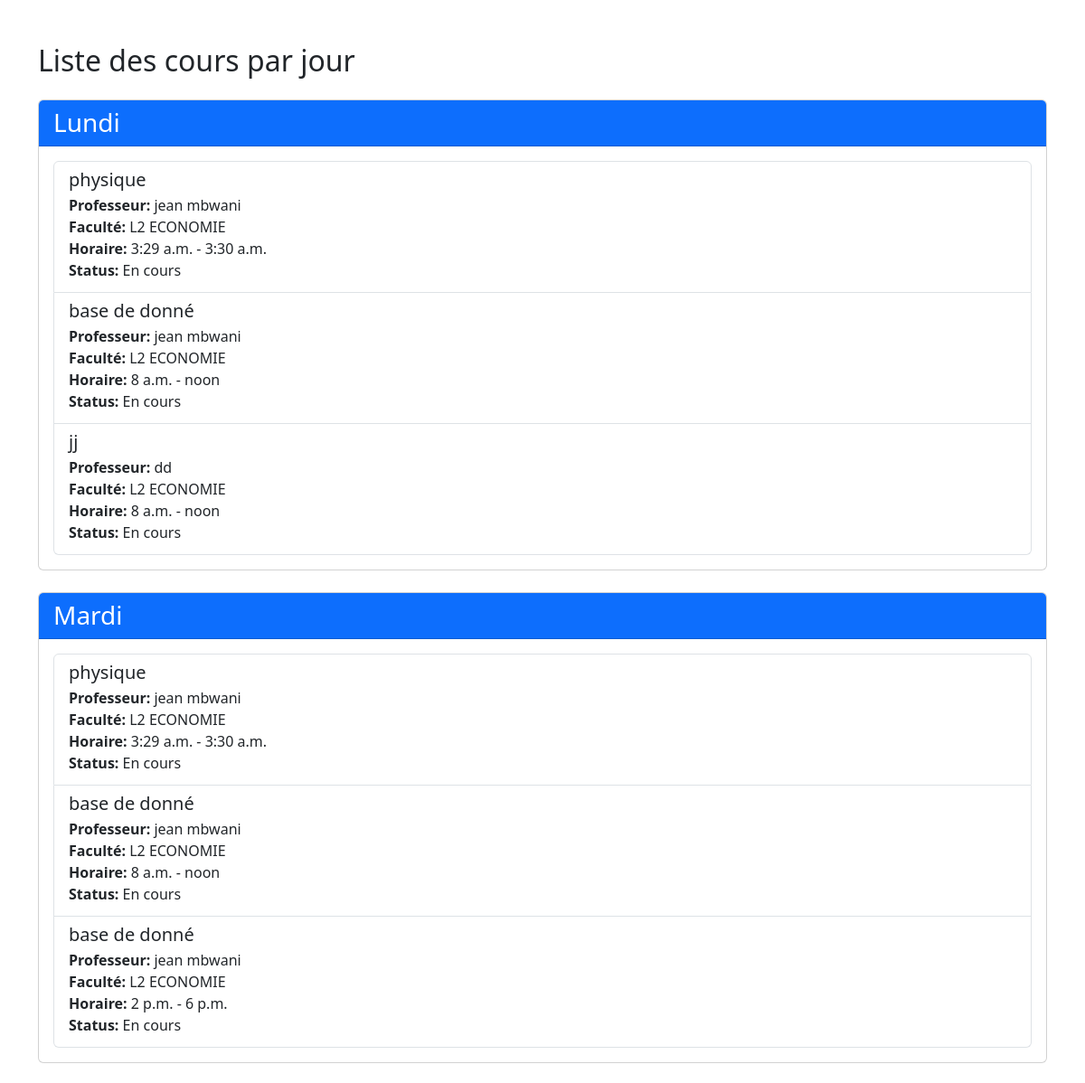
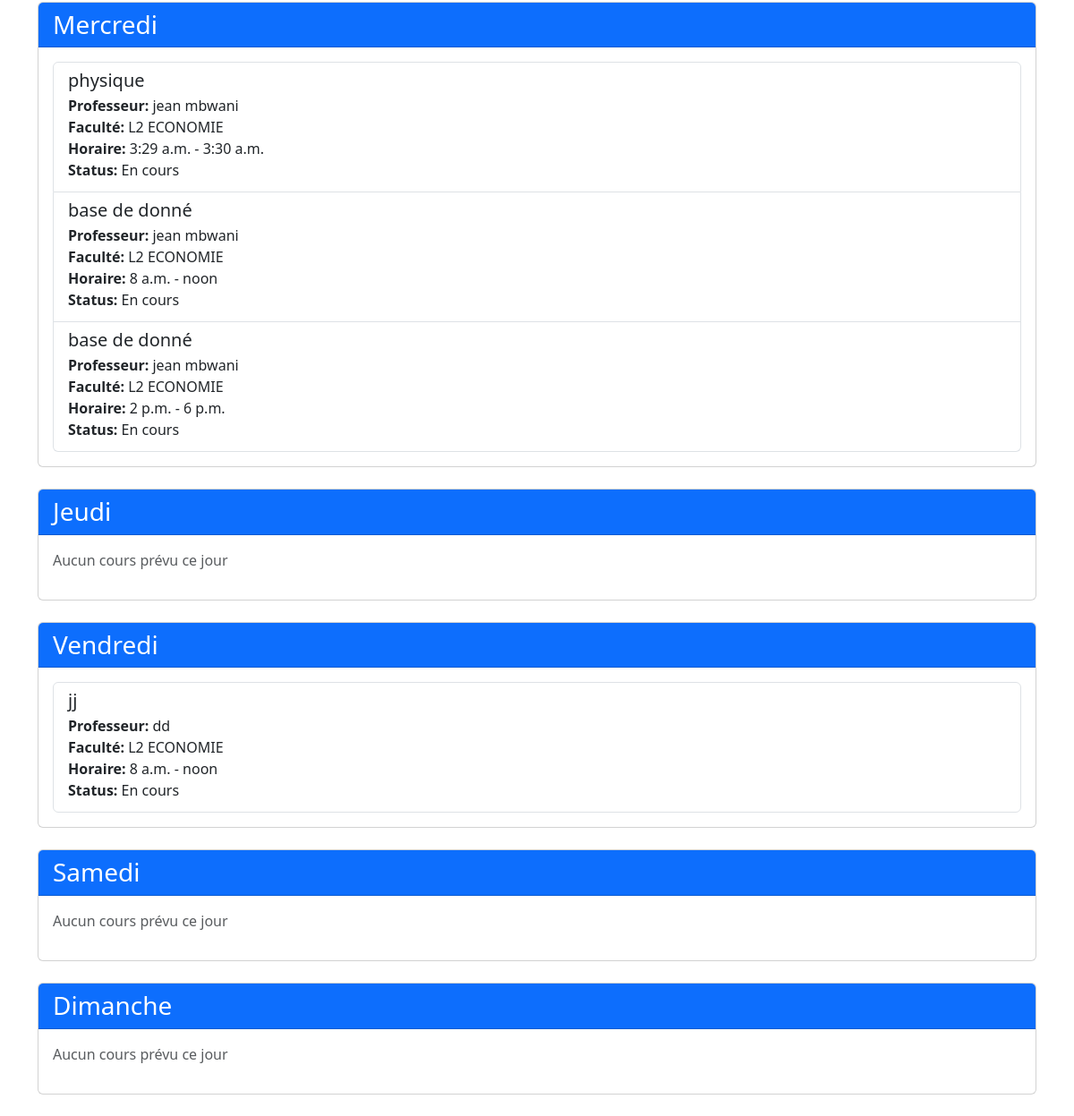
Page /schedule/ (signed in) on the earlier database version (2 pictures, top to bottom).
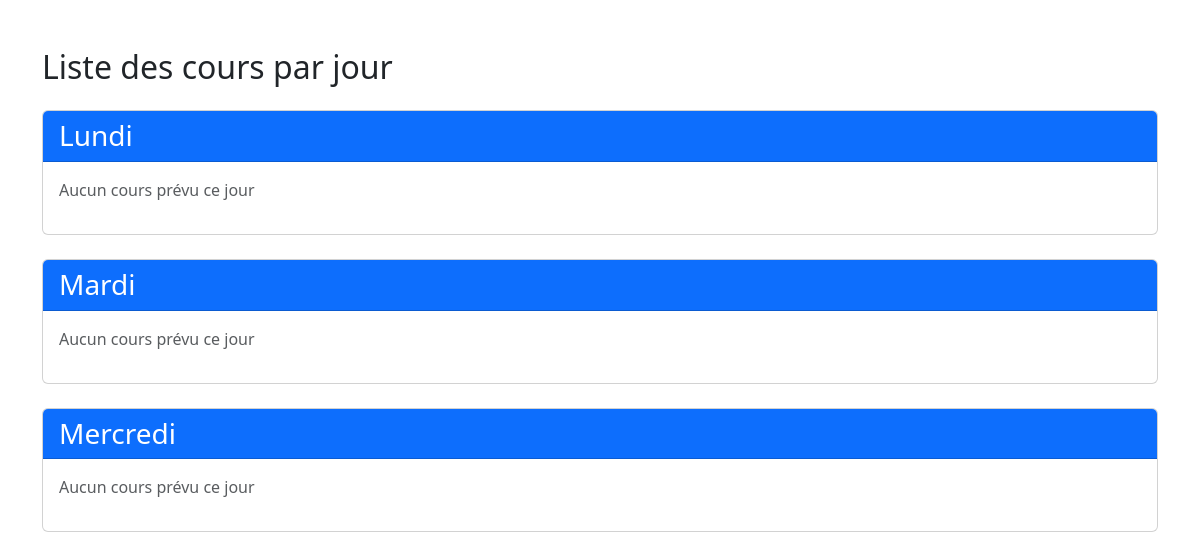
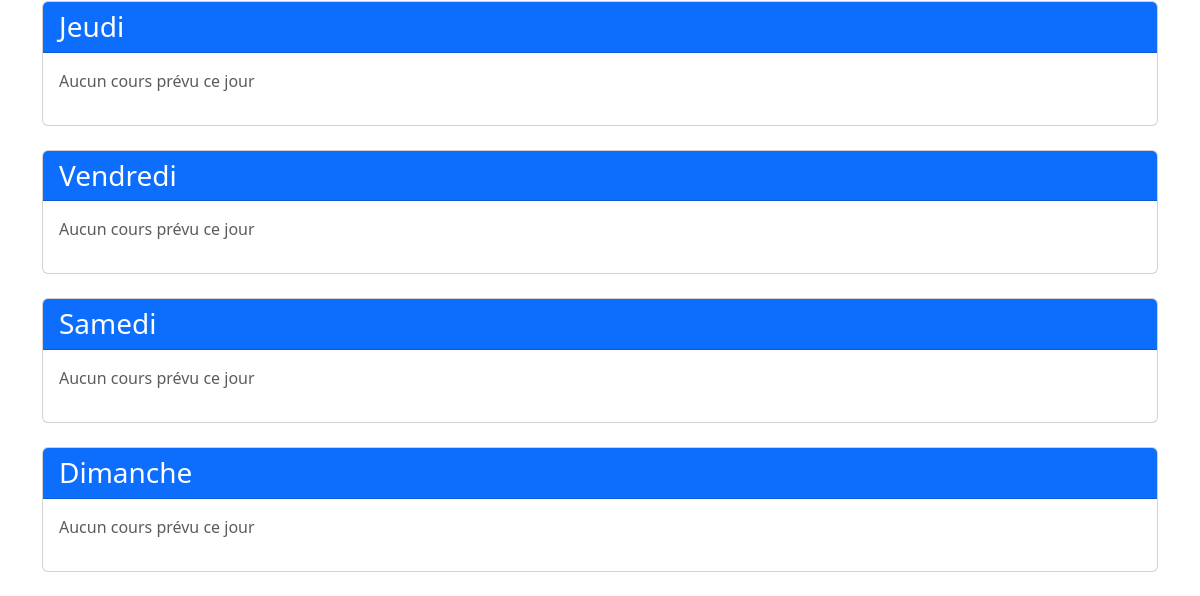
Same page on the later database version (2 pictures, top to bottom).
### schedule/models.py (models this page shows, shortened)
class Course(models.Model):
    name = models.CharField(max_length=255)
    professor = models.CharField(max_length=255)
    total_hours = models.FloatField()
    faculty = models.ForeignKey(Faculty, on_delete=models.CASCADE)
    finished = models.BooleanField(default=False)

class Faculty(models.Model):
    name = models.CharField(max_length=255)
    level = models.CharField(max_length=255, null=True, blank=True)
    head_of_faculty = models.CharField(max_length=255, null=True, blank=True)

class CourseSchedule(models.Model):
    course = models.ForeignKey(Course, on_delete=models.CASCADE)
    day_of_week = models.CharField(max_length=10, choices=[
        ('Monday', 'Monday'), ('Tuesday', 'Tuesday'), ('Wednesday', 'Wednesday'),
        ('Thursday', 'Thursday'), ('Friday', 'Friday'), ('Saturday', 'Saturday'),
        ('Sunday', 'Sunday')
    ])
    start_time = models.TimeField()
    end_time = models.TimeField()

### schedule/views.py (the view)
# urls.py: path('', views.course_list, name='course_list'),
@login_required
def course_list(request):
    day_translation = {
        'Monday': 'Lundi',
        'Tuesday': 'Mardi',
        'Wednesday': 'Mercredi',
        'Thursday': 'Jeudi',
        'Friday': 'Vendredi',
        'Saturday': 'Samedi',
        'Sunday': 'Dimanche'
    }
    days_of_week = ['Lundi', 'Mardi', 'Mercredi', 'Jeudi', 'Vendredi', 'Samedi', 'Dimanche']
    if request.user.is_superuser:
        courses = Course.objects.prefetch_related('courseschedule_set')
    elif not request.user.is_staff:
        courses = Course.objects.filter(faculty__userprofile__user=request.user).prefetch_related('courseschedule_set')
    else:
        cp_profile = CPProfile.objects.get(user=request.user)
        courses = Course.objects.filter(faculty=cp_profile.faculty).prefetch_related('courseschedule_set')
    courses_by_day = {day: [] for day in days_of_week}
    for course in courses:
        for schedule in course.courseschedule_set.all():
            french_day = day_translation.get(schedule.day_of_week)
            if french_day:
                courses_by_day[french_day].append({
                    'course': course,
                    'schedule': schedule
                })
    context = {
        'days_of_week': days_of_week,
        'courses_by_day': courses_by_day
    }
    return render(request, 'schedule/course_list.html', context)

### schedule/templatetags/schedule_tags.py (called while the page is built)
@register.filter
def get_item(dictionary, key):
    return dictionary.get(key, [])

### schedule/templates/schedule/course_list.html (shortened to what this page needs)
<!DOCTYPE html>
{% load schedule_tags %}
<html>
<head>
    <link href="https://cdn.jsdelivr.net/npm/bootstrap@5.3.0/dist/css/bootstrap.min.css" rel="stylesheet">
</head>
<body class="container mt-5">
    <h2 class="mb-4">Liste des cours par jour</h2>
    {% for day in days_of_week %}
        <div class="card mb-4">
            <div class="card-header bg-primary text-white">
                <h3 class="mb-0">{{ day }}</h3>
            </div>
            <div class="card-body">
                {% if courses_by_day|get_item:day %}
                    <div class="list-group">
                    {% for item in courses_by_day|get_item:day %}
                        <div class="list-group-item">
                            <h5 class="mb-1">{{ item.course.name }}</h5>
                            <p class="mb-1">
                                <strong>Professeur:</strong> {{ item.course.professor }}<br>
                                <strong>Faculté:</strong> {{ item.course.faculty.name }}<br>
                                <strong>Horaire:</strong> {{ item.schedule.start_time }} - {{ item.schedule.end_time }}<br>
                                <strong>Status:</strong> {{ item.course.finished|yesno:"Terminé,En cours" }}
                            </p>
                        </div>
                    {% endfor %}
                    </div>
                {% else %}
                    <p class="text-muted">Aucun cours prévu ce jour</p>
                {% endif %}
            </div>
        </div>
    {% endfor %}
</body>
</html>

Differences in the rows shown:
removed Course: course.name "physique", course.professor "jean mbwani", course.faculty.name "L2 ECONOMIE", schedule.start_time "3:29 a.m.", schedule.end_time "3:30 a.m.", course.finished "En cours"
removed Course: course.name "base de donné", course.professor "jean mbwani", course.faculty.name "L2 ECONOMIE", schedule.start_time "8 a.m.", schedule.end_time "noon", course.finished "En cours", schedule.start_time "2 p.m.", schedule.end_time "6 p.m."
removed Course: course.name "jj", course.professor "dd", course.faculty.name "L2 ECONOMIE", schedule.start_time "8 a.m.", schedule.end_time "noon", course.finished "En cours"
Other differences:
new list line: "Aucun cours prévu ce jour"
